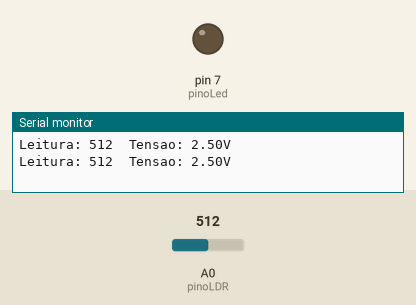
A sketch run on a simulated Arduino Uno, built with avr-gcc and run on an emulated ATmega328P. Parts: output pins drawn as LEDs (lit = HIGH), the last lines printed to the serial monitor. The inputs (shaded band) are chosen by the test bench; at power-on: A0 (pinoLDR) = 512.

Above: at 1.8 s.
1.9 s: A0 (pinoLDR) set to 200
3.4 s: A0 (pinoLDR) set to 171
At 4.5 s:
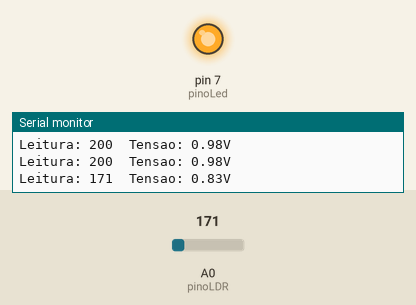
5.5 s: A0 (pinoLDR) set to 306
At 7.2 s:
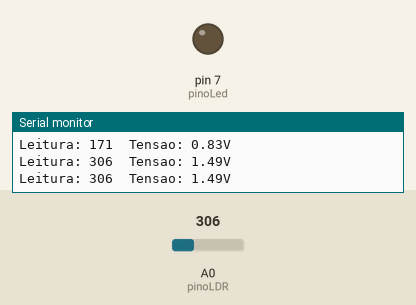
7.5 s: A0 (pinoLDR) set to 122
At 8.9 s:
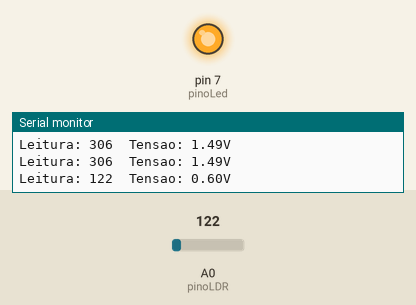
Timing chart, 0 to 10.5 s (numbered marks = the images above; inputs shaded):
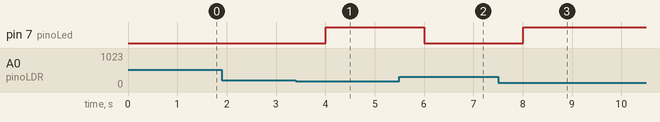

Measured:
- the behaviour switches between 185 and 184 on A0 (pinoLDR) (found by bisection; images 0 and 1)
- after the input at 3.4 s, pin 7 (pinoLed): LOW → HIGH after 0.60 s
- after the input at 5.5 s, pin 7 (pinoLed): HIGH → LOW after 0.51 s
- after the input at 7.5 s, pin 7 (pinoLed): LOW → HIGH after 0.51 s

The sketch:

sensorLuz.ino
```cpp
const int pinoLDR = A0;
int leitura = 0;
float tensao = 0.0;
const int pinoLed = 7;

void setup() {
  // put your setup code here, to run once:
  Serial.begin(9600);

  pinMode(pinoLDR, INPUT);
  pinMode(pinoLed, OUTPUT);

}

void loop() {
  // put your main code here, to run repeatedly:
  leitura = analogRead(pinoLDR);
  // Serial.print("Leitura: %d \t" + leitura); -->>Deu bug essa porra aqui....


 // imprime valor lido pelo arduino (0 a 1023)
  Serial.print("Leitura: ");
  Serial.print(leitura);
  Serial.print("\t"); // tabulacao

  //converter e imprimir o valor em tensão elétrica
  tensao = leitura * 5.0 / 1024.0;
  if(tensao <= 0.9){
    digitalWrite(pinoLed, HIGH);
  } else{
    digitalWrite(pinoLed, LOW);
  }
  Serial.print("Tensao: ");
  Serial.print(tensao);
  Serial.print("V");
  Serial.println();
  delay(1000);

}
```
